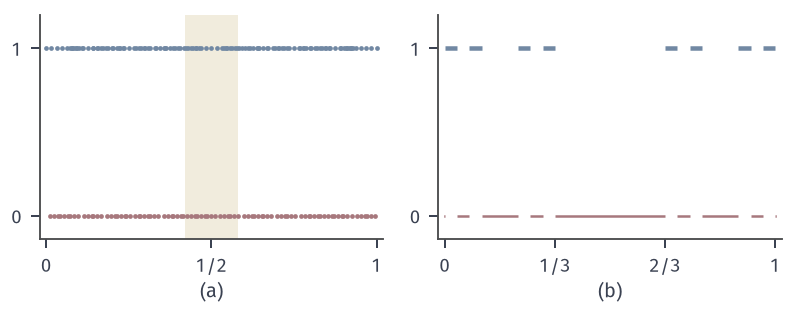

Source code (Python):
from pathlib import Path
import sys
ROOT = next(p for p in Path(__file__).resolve().parents if (p/"build.sh").is_file() and (p/"tex/book.tex").is_file())
sys.path.insert(0, str(ROOT/"figures/00-shared/mathematical-preliminaries-upper/00-shared/comprehension-figures"))
from support import figure, save, BLUE, GREEN, YELLOW, RED, PURPLE, INK, MUTED, GRID, BLUE_FILL, GREEN_FILL, YELLOW_FILL, RED_FILL, PURPLE_FILL
import numpy as np
from matplotlib.patches import Rectangle

def labels(fig, axes, y=.03):
    for ax, s in zip(axes, ['(a)', '(b)', '(c)']):
        p = ax.get_position(); fig.text((p.x0+p.x1)/2, y, s, ha='center', va='bottom')

# (a) rationals p/q, q<=14 at height 1; points frac(k*sqrt2) at height 0 stand for irrationals.
# (b) indicator of the Cantor set, drawn through the 8 retained intervals of step 3.
fig, axes = figure(width_mm=112, height_mm=44, ncols=2)
fig.set_layout_engine(None)
fig.subplots_adjust(left=.05, right=.985, top=.95, bottom=.23, wspace=.16)
a, b = axes
from fractions import Fraction
q = sorted({Fraction(p, d) for d in range(1, 15) for p in range(d+1)} | {Fraction(k, 64) for k in range(65)})
irr = np.mod(np.arange(1, 91)*np.sqrt(2), 1)
a.axvspan(.42, .58, fc=YELLOW_FILL, lw=0)
a.plot([float(v) for v in q], [1]*len(q), 'o', ms=1.9, color=BLUE, mew=0)
a.plot(irr, 0*irr, 'o', ms=1.9, color=RED, mew=0)
a.set_xlim(-.02, 1.02); a.set_ylim(-.14, 1.2); a.set_xticks([0, .5, 1]); a.set_xticklabels(['0', '1/2', '1']); a.set_yticks([0, 1])
def keep(n):
    I = [(0., 1.)]
    for _ in range(n):
        I = [v for l, r in I for v in ((l, l+(r-l)/3), (r-(r-l)/3, r))]
    return I
b.plot([0, 1], [0, 0], color=RED, lw=1.0)
for l, r in keep(3):
    b.plot([l, r], [1, 1], color=BLUE, lw=1.8, solid_capstyle='butt')
    b.plot([l, r], [0, 0], color='white', lw=2.0, solid_capstyle='butt')
b.set_xlim(-.02, 1.02); b.set_ylim(-.14, 1.2); b.set_xticks([0, 1/3, 2/3, 1]); b.set_xticklabels(['0', '1/3', '2/3', '1']); b.set_yticks([0, 1])
labels(fig, axes)
save(fig, Path(__file__).resolve().parent, 'figure', {'formula': 'rationals p/q with q<=14; irrational markers frac(k sqrt 2), k=1..90; Cantor step-3 intervals'})
